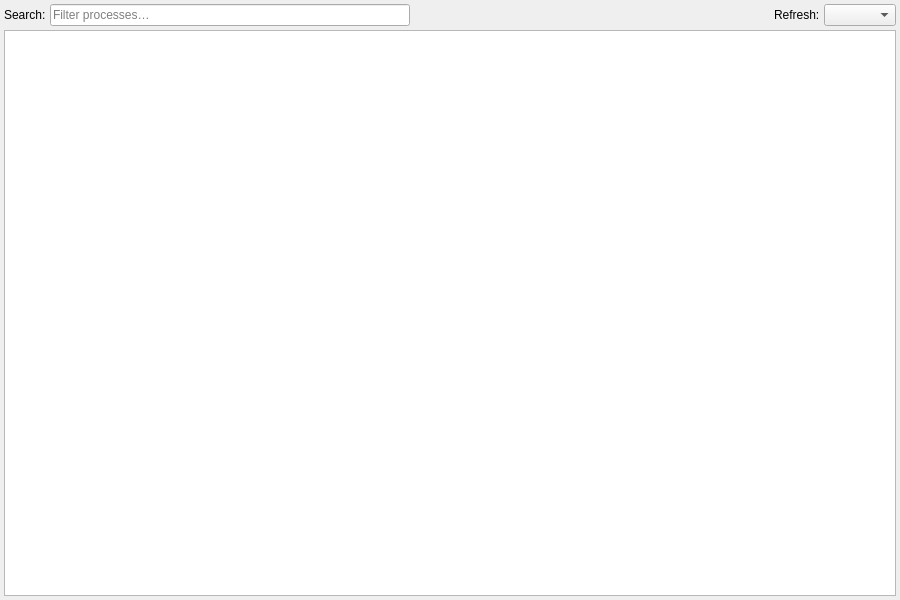
<?xml version="1.0" encoding="UTF-8"?>
<ui version="4.0">
 <class>ProcessesWidget</class>
 <widget class="QWidget" name="ProcessesWidget">
  <property name="geometry">
   <rect>
    <x>0</x>
    <y>0</y>
    <width>900</width>
    <height>600</height>
   </rect>
  </property>
  <layout class="QVBoxLayout" name="verticalLayout">
   <property name="leftMargin"><number>4</number></property>
   <property name="topMargin"><number>4</number></property>
   <property name="rightMargin"><number>4</number></property>
   <property name="bottomMargin"><number>4</number></property>
   <property name="spacing"><number>4</number></property>
   <item>
    <layout class="QHBoxLayout" name="toolbarLayout">
     <item>
      <widget class="QLabel" name="searchLabel">
       <property name="text"><string>Search:</string></property>
      </widget>
     </item>
     <item>
      <widget class="QLineEdit" name="searchEdit">
       <property name="placeholderText"><string>Filter processes…</string></property>
       <property name="clearButtonEnabled"><bool>true</bool></property>
       <property name="maximumWidth"><number>240</number></property>
      </widget>
     </item>
     <item>
      <spacer>
       <property name="orientation"><enum>Qt::Horizontal</enum></property>
       <property name="sizeHint" stdset="0">
        <size><width>40</width><height>20</height></size>
       </property>
      </spacer>
     </item>
     <item>
      <widget class="QLabel" name="refreshLabel">
       <property name="text"><string>Refresh:</string></property>
      </widget>
     </item>
     <item>
      <widget class="QComboBox" name="refreshCombo"/>
     </item>
    </layout>
   </item>
   <item>
    <widget class="QTableView" name="tableView">
     <property name="selectionBehavior">
      <enum>QAbstractItemView::SelectRows</enum>
     </property>
     <property name="alternatingRowColors"><bool>true</bool></property>
     <property name="showGrid"><bool>false</bool></property>
     <property name="sortingEnabled"><bool>true</bool></property>
    </widget>
   </item>
  </layout>
 </widget>
 <resources/>
 <connections/>
</ui>
